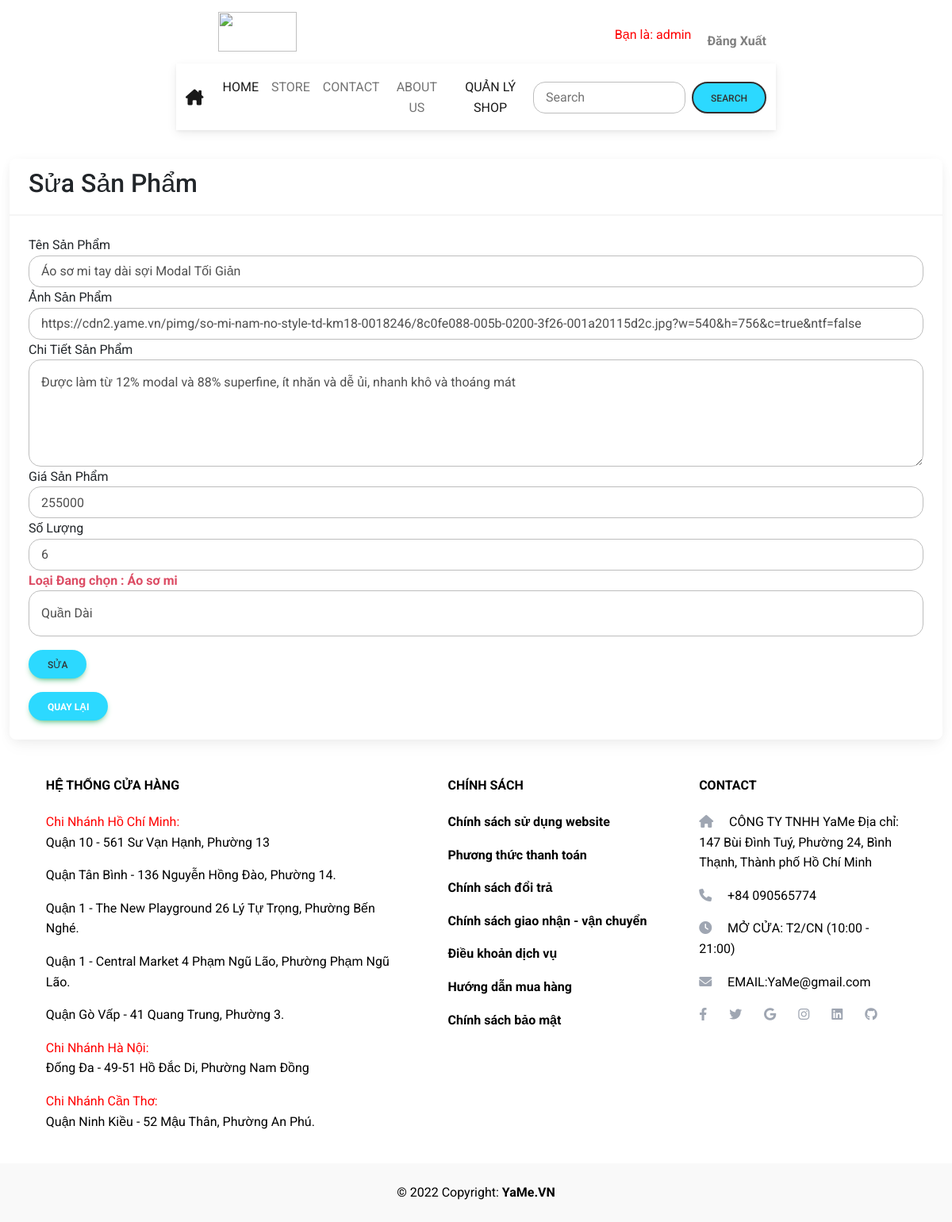
Screenshot of /DA_Nhom6_Web/admin/edit_product.php?id=1120 (signed in) with the database file from the repository.
### tables this page shows
CREATE TABLE `sanpham` (
  `MaSp` int(10) NOT NULL,
  `TenSP` varchar(100) NOT NULL,
  `SoLuong` int(11) NOT NULL,
  `HinhAnh` varchar(250) NOT NULL,
  `ChiTiet` text NOT NULL,
  `DonGia` int(11) NOT NULL,
  `MaMau` int(10) UNSIGNED DEFAULT NULL,
  `MaLoai` int(10) UNSIGNED NOT NULL,
  `MaSize` int(10) UNSIGNED DEFAULT NULL
);

CREATE TABLE `loaisp` (
  `MaLoaiSP` int(10) UNSIGNED NOT NULL,
  `TenLoaiSP` varchar(30) NOT NULL
);

### DA_Nhom6_Web/class/Product.php (called while the page is built, shortened)
<?php
class Product
{
    public static function getAllCat($pdo)
    {
        $sql = "SELECT * FROM loaisp";
        $stmt = $pdo->prepare($sql);
        if ($stmt->execute()) {
            $product= $stmt->fetchAll(PDO::FETCH_ASSOC);
            $data = $product;
            return $data;
        }
    }
    public static function getOneByID3($pdo,$Masp)
    {
        $sql = "SELECT * FROM sanpham INNER JOIN Loaisp ON sanpham.MaLoai = Loaisp.MaLoaiSP WHERE sanpham.Masp=:Masp";
        $stmt = $pdo->prepare($sql);
        $stmt->bindValue(':Masp',$Masp, PDO::PARAM_INT);
        if ($stmt->execute()) {
            $product= $stmt->fetch(PDO::FETCH_ASSOC);
            $data = $product;
            return $data;
        }
    }
}

### DA_Nhom6_Web/admin/edit_product.php (the view, shortened to what this page needs)
<?php
$id = $_GET['id'];
require '../class/Database.php';
require '../class/Product.php';
$db = new Database();
$pdo = $db->getConnect();
if ($_SERVER['REQUEST_METHOD'] == 'POST') {
    $product = new Product();
    $ProductID = $_POST['ProductID'];
    $ProductName = $_POST['ProductName'];
    $Price = $_POST['Price'];
    $ProductImage = $_POST['ProductImage'];
    $Amount = $_POST['Amount'];
    $ChiTiet = $_POST['ChiTiet'];
    $MaLoai = $_POST['MaLoai'];
    if ($product->update($pdo,$ProductID,$ProductName,$Amount,$ProductImage,$ChiTiet,$Price,$MaLoai)) {
        header("Location: listproduct.php");
        exit();
    } else {
        echo "Có lỗi xảy ra khi cập nhật sản phẩm";
    }
}else {
    $product = Product::getOneByID3($pdo, $id);
}
?>
<?php include 'header.php'; ?>
<div class="container-fluid" style="margin-top: 25vh;">
    <div class="card">
        <div class="card-header">
            <h2>Sửa Sản Phẩm</h2>
        </div>
        <div class="card-body">
        <form method="POST" enctype="multipart/form-data">
                <div class="form-group">
                    <label for="">Tên Sản Phẩm</label>
                    <input type="text" name="ProductName" class="form-control" required
                        value="<?php echo $product['TenSP']; ?>" />
                </div>
                <div class="form-group">
                    <label for="">Ảnh Sản Phẩm</label>
                    <input type="text" name="ProductImage" class="form-control" required
                    value="<?php echo $product['HinhAnh']; ?>" />
                </div>
                <div class="form-group">
                    <label for="">Chi Tiết Sản Phẩm</label>
                    <textarea type="text" name="ChiTiet"  rows="4"class="form-control" required
                        value="<?php echo $product['ChiTiet']; ?>"><?php echo $product['ChiTiet']; ?></textarea>
                </div>
                <div class="form-group">
                    <label for="">Giá Sản Phẩm</label>
                    <input type="number" name="Price" class="form-control" required
                        value="<?php echo $product['DonGia']; ?>" /> <span class="text-danger fw-bold"></span>
                </div>
                <div class="form-group">
                    <label for="">Số Lượng</label>
                    <input type="number" name="Amount" class="form-control" required
                        value="<?php echo $product['SoLuong']; ?>" /> <span class="text-danger fw-bold"></span>
                </div>
            <div class="form-group">
                <label for=""><span class="text-danger fw-bold" value="<?= $product['MaLoaiSP'] ?>"> Loại Đang chọn : <?php echo $product['TenLoaiSP'] ?></span></label>
                <select class="form-control" name="MaLoai">
                    <?php
                    $Cats = Product::getAllCat($pdo);
                    foreach ($Cats as $Cat) {
                        echo "<option value='{$Cat['MaLoaiSP']}'>{$Cat['TenLoaiSP']} </option>";
                    }
                    ?>
                </select>
            </div>
            <button style="margin-top: 17px;" name="submit" class="btn btn-success" type="submit">Sửa</button>
        </form>
            <button style="margin-top: 17px;color:white;" name="sbm" class="btn btn-success"><a
                    href="../admin/listproduct.php" style="margin-top: 17px;color:white;">Quay lại</a></button>
        </div>
    </div>
</div>
<?php include 'footer.php'; ?>

### DA_Nhom6_Web/layout.css (style rules this page uses)
.form-control { border-radius: 15px; padding: 15px; }
input { height: 40px; }
.btn { border-radius: 20px; background-color: #2cd9ff; color: #333; }
a { color: #333; font-weight: bold; text-decoration: none; }
.card { transition: .25 ease-out; }

### rows the page displays
sanpham: ProductName "Áo sơ mi tay dài sợi Modal Tối Giản", ProductImage "https://cdn2.yame.vn/pimg/so-mi-nam-no-style-td-km18-0018246/8c0fe088-005b-0200-3f26-001a20115d2c.jpg?w=540&h=756&c=true&ntf=false", ChiTiet "Được làm từ 12% modal và 88% superfine, ít nhăn và dễ ủi, nhanh khô và thoáng mát", Price "255000", Amount "6", MaLoai.TenLoaiSP "Áo sơ mi"

### other values shown
$_SESSION['admin'] "admin"
form field MaLoai "Quần Dài"
